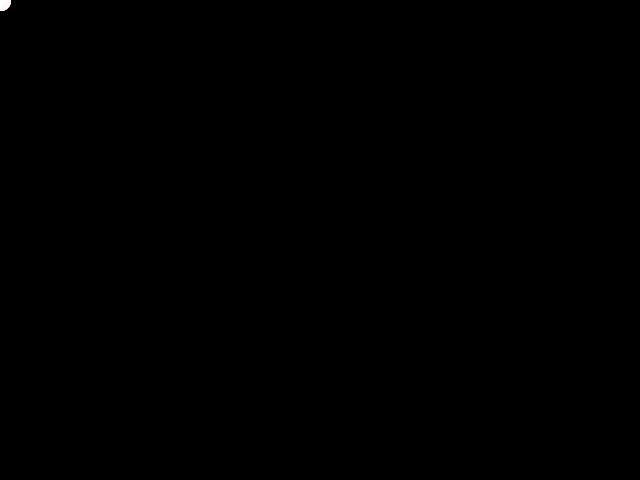
Frame 1 (no input)
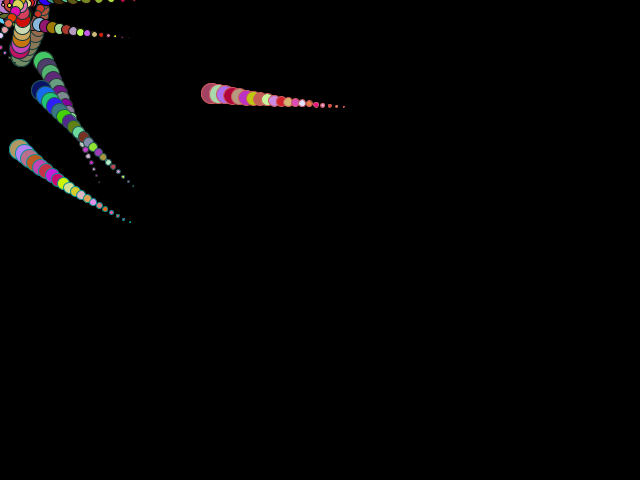
Frame 60 (the mouse pressed at the canvas centre just before this capture)
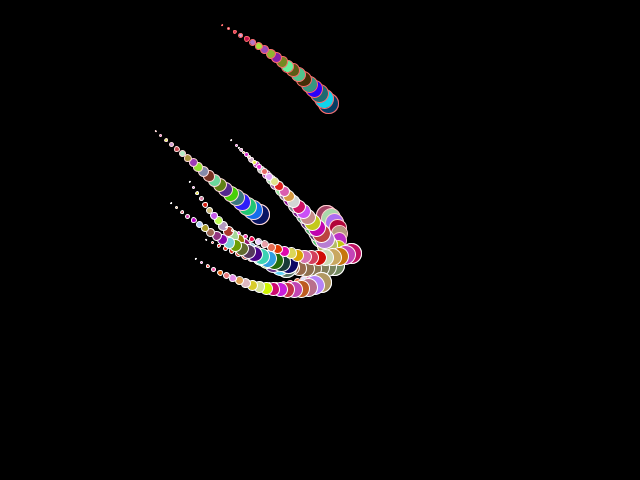
Frame 120 (the mouse held since frame 60 and released just before this capture)

The Processing sketch that drew these frames (run headless with seeded random() and noise(); from frame 60 on, the mouse is pressed at the canvas centre):

// Processing sketch: processing_27260
// ── processing_27260.pde

Mover[] mover = new Mover[10];


void setup() {

  size(640, 480);

  smooth();

  background(0);

  for (int i = 0; i < mover.length; i++) {

    mover[i] = new Mover();

  }

}

void draw() {

  background(0, 0, 0);

  for (int i = 0; i < mover.length; i++) {

    mover[i].checkEdges();

    mover[i].update();

    mover[i].display();

  }

}

class Mover {

  PVector location;

  PVector velocity;

  PVector acceleration;
  
  PVector jitter;

  float topspeed;
  
  float [] holdX = new float[20];
  float [] holdY = new float[20];
  color col = color(random(255),random(255),100,255);

  Mover() {

    location = new PVector(random(width), random(height));

    velocity = new PVector(0, 0);
    
    // adds a random jitter factor to each worm to stop them clumping
    float l = .5 - random(1); 
    float m = .5 - random(1);
    jitter = new PVector(l,m);
    
    topspeed = 7;

  }

  void update() {

    PVector mouse = new PVector(mouseX, mouseY);

    PVector dir = PVector.sub(mouse, location);

    dir.normalize();

    // any key pressed will stop them following mouse, q,w,e have specific effects
    if (keyPressed) {
      if (key == 'q') {

      dir.mult(0.2);

    } else if (key == 'e') {

      dir.mult(1);

    } else if (key == 'w') {

      dir.mult(5);

    } else {

      dir.mult(0.000001);

    }
    }


    acceleration = dir;

    acceleration.add(jitter);
    
    velocity.add(acceleration);

    velocity.limit(topspeed);

    location.add(velocity);

  }

  void display() {

    stroke(location.x, location.y, location.y);

    fill(col);

    ellipse(holdX[0], holdY[0] , 20, 20);
  
  // generates the tail drawing
   for (int i=0; i<20; i++) {
    fill(col - i*(col/20));
    ellipse(holdX[i],holdY[i], 20-i,20-i); 
   } 
    
   // stores the current location and shifts previous locations down the tail
   for (int i=19; i>=1; i--) {
     holdX[i] = holdX[i - 1];   
     holdY[i] = holdY[i - 1];
   }
   holdX[0] = location.x;
   holdY[0] = location.y;
//   println(holdX[0]);
//   println(holdY[0]);
  }

  void checkEdges() {

    if ((location.x > width) || (location.x < 0)) {

      velocity.x = velocity.x * -1;

    } 

    if ((location.y > height) || (location.y < 0)) {

      velocity.y = velocity.y * -1;

    }

  }

}
